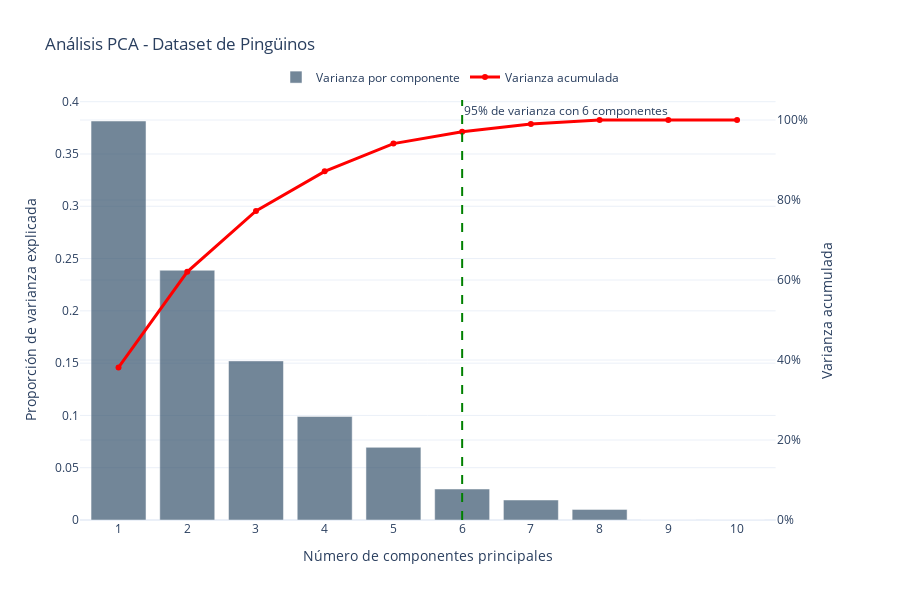

This figure's notebook cell:
### Code cell
# Visualizamos la varianza explicada por PCA para penguins
fig = visualizar_pca_varianza(
    datos=df_penguins_preprocessed,
    aplicar_escalado=True,
    umbral_varianza=0.95,
    titulo="Análisis PCA - Dataset de Pingüinos"
)
fig.show(render='iframe')

### Figure 1 — Plotly figure (JSON) as saved in the notebook; plotly's stock layout.template omitted (floating-point values rounded to 4 significant figures)
{"data": [{"hovertemplate": "Componente %{x}<br>Varianza explicada: %{y:.3f}<extra></extra>", "marker": {"color": "rgb(55, 83, 109)"}, "name": "Varianza por componente", "opacity": 0.7, "type": "bar", "x": [1, 2, 3, 4, 5, 6, 7, 8, 9, 10], "xaxis": "x", "y": [0.3815, 0.2388, 0.1521, 0.09904, 0.06948, 0.02964, 0.01916, 0.01014, 4.571e-17, 0.0], "yaxis": "y"}, {"hovertemplate": "Componente %{x}<br>Varianza acumulada: %{y:.3f}<extra></extra>", "line": {"width": 3}, "marker": {"color": "red"}, "mode": "lines+markers", "name": "Varianza acumulada", "type": "scatter", "x": [1, 2, 3, 4, 5, 6, 7, 8, 9, 10], "xaxis": "x", "y": [0.3815, 0.6204, 0.7725, 0.8716, 0.9411, 0.9707, 0.9899, 1.0, 1.0, 1.0], "yaxis": "y2"}], "layout": {"annotations": [{"showarrow": false, "text": "95% de varianza con 6 componentes", "x": 6, "xanchor": "left", "xref": "x", "y": 1, "yanchor": "top", "yref": "y domain"}], "height": 600, "hovermode": "x unified", "legend": {"orientation": "h", "x": 0.5, "xanchor": "center", "y": 1.02, "yanchor": "bottom"}, "shapes": [{"line": {"color": "green", "dash": "dash"}, "type": "line", "x0": 6, "x1": 6, "xref": "x", "y0": 0, "y1": 1, "yref": "y domain"}], "title": {"text": "Análisis PCA - Dataset de Pingüinos"}, "width": 900, "xaxis": {"anchor": "y", "domain": [0, 0.94], "dtick": 1, "tick0": 1, "tickmode": "linear", "title": {"text": "Número de componentes principales"}}, "yaxis": {"anchor": "x", "domain": [0, 1], "title": {"text": "Proporción de varianza explicada"}}, "yaxis2": {"anchor": "x", "overlaying": "y", "range": [0, 1.05], "side": "right", "tickformat": ".0%", "title": {"text": "Varianza acumulada"}}}}
